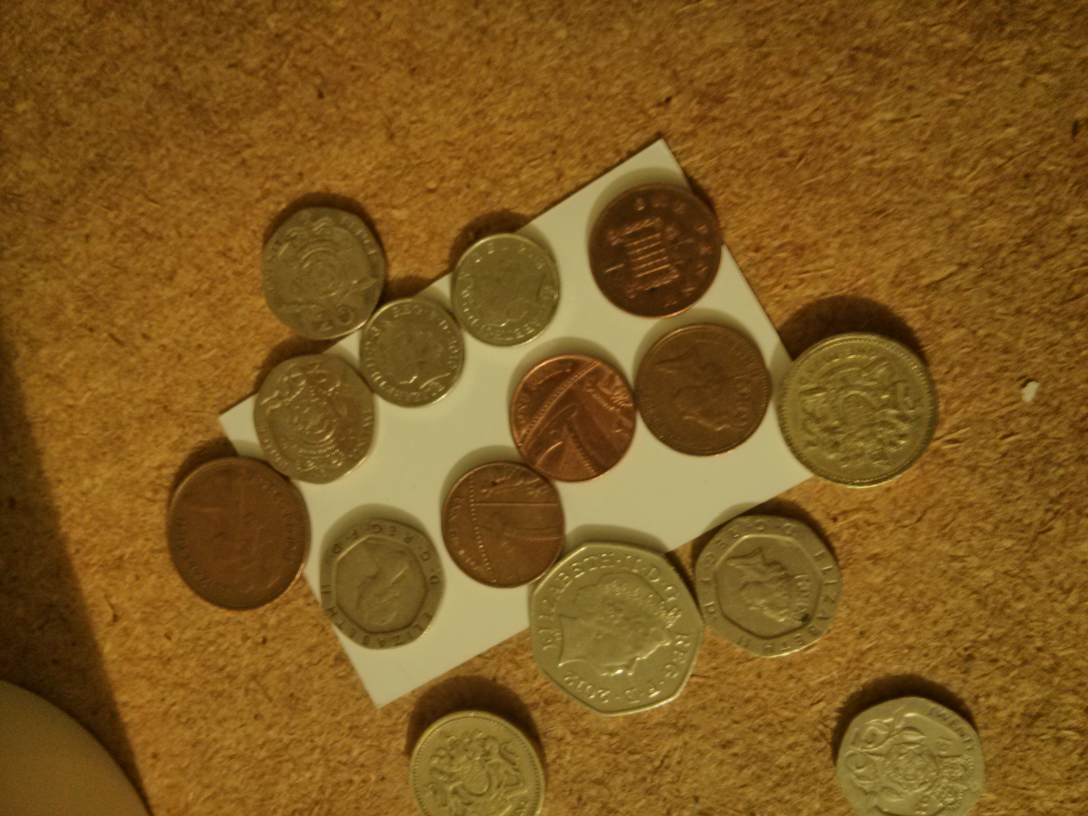
#> input picture data/IMG_20131010_185412.jpg, 3264 x 2448 px (shown at 1/3 size)
$ python -i detection.py   (imports and definitions only)   (older library calls are emulated)
#> lines starting #> are read from the running program, lines starting #| are printed output that depends on the picture
import numpy as np

from scipy.ndimage.filters import sobel, gaussian_filter

from skimage import filter, transform, feature
from skimage import img_as_float

from coins._hough import hough_circles


def compute_center_pdf(image, radius,
                       low_threshold, high_threshold,
                       gradient_sigma=0, confidence_sigma=0):
    """ Creates a map representing the probability that each point on an image
    is the center of a circle.
    """
    # detect edges
    edges = filter.canny(image, 0, low_threshold, high_threshold)

    # cdef cnp.ndarray[ndim=2, dtype=cnp.double_t] dxs, dys
    smoothed = gaussian_filter(image, gradient_sigma)
    normals = np.transpose(np.array([sobel(smoothed, 0),
                                     sobel(smoothed, 1)]), (1, 2, 0))

    # compute circle probability map
    center_pdf = hough_circles(img_as_float(edges), normals, radius, flip=True)

    # blur to account for lack of confidence in tangents
    # ideally this should be part of the hough transform and it should be
    # possible to specify angular and radial confidence seperately but doing so
    # is crazy slow
    center_pdf_smoothed = gaussian_filter(center_pdf, confidence_sigma)

    return center_pdf_smoothed


def detect_possible_circles(image):
    """
    """
    radius = 20  # TODO magic
    step = 1.1

    image = img_as_float(image)

    x_coords = []
    y_coords = []
    radii = []
    weights = []

    scaled_images = transform.pyramid_gaussian(image, downscale=step)
    for scaled_image in scaled_images:
        scale = scaled_image.shape[0] / image.shape[0]

        # don't bother searching for coins larger than the image
        if scaled_image.size < (2*radius)**2:
            break

        center_pdf = compute_center_pdf(scaled_image, radius, 0.2, 0.3, 0, 3)

        # TODO better way of detecting peeks (gmm or something
        # For some reason `peak_local_max` with `indices=True` returns an
        # array of vectors with the x and y axis swapped.
        # using `np.nonzero` and `indices=False` is a workaround.
        s_x_coords, s_y_coords = np.nonzero(
            feature.peak_local_max(center_pdf, indices=False)
        )
        s_weights = center_pdf[s_x_coords, s_y_coords]

        # Convert from scaled image to image coordinates
        # At some point it would be nice to detect peaks with subpixel accuracy
        # so also convert to floating point
        s_x_coords = s_x_coords.astype(np.float64) / scale
        s_y_coords = s_y_coords.astype(np.float64) / scale

        s_radii = np.repeat(radius/scale, s_weights.size)

        x_coords.append(s_x_coords)
        y_coords.append(s_y_coords)
        radii.append(s_radii)
        weights.append(s_weights)

    x_coords = np.concatenate(x_coords)
    y_coords = np.concatenate(y_coords)
    radii = np.concatenate(radii)
    weights = np.concatenate(weights)

    return x_coords, y_coords, radii, weights


def prune_overlapping(x_coords, y_coords, radii, weights, threshold=1):
    """ Remove coins overlapping other coins with higher weights
    """
    sorted_indices = weights.argsort()[::-1]

    selected_indices = []

    for i in sorted_indices:
        xi, yi, ri, wi = x_coords[i], y_coords[i], radii[i], weights[i]

        overlapping = False
        for s in selected_indices:
            xs, ys, rs = x_coords[s], y_coords[s], radii[s]

            if (xs - xi)**2 + (ys - yi)**2 < (threshold * max(ri, rs))**2:
                overlapping = True
                break

        if not overlapping:
            selected_indices.append(i)

    return np.array(selected_indices, dtype=np.int64)

>>> import cv2
>>> picture = cv2.imread('../data/IMG_20131010_185412.jpg', cv2.IMREAD_GRAYSCALE)
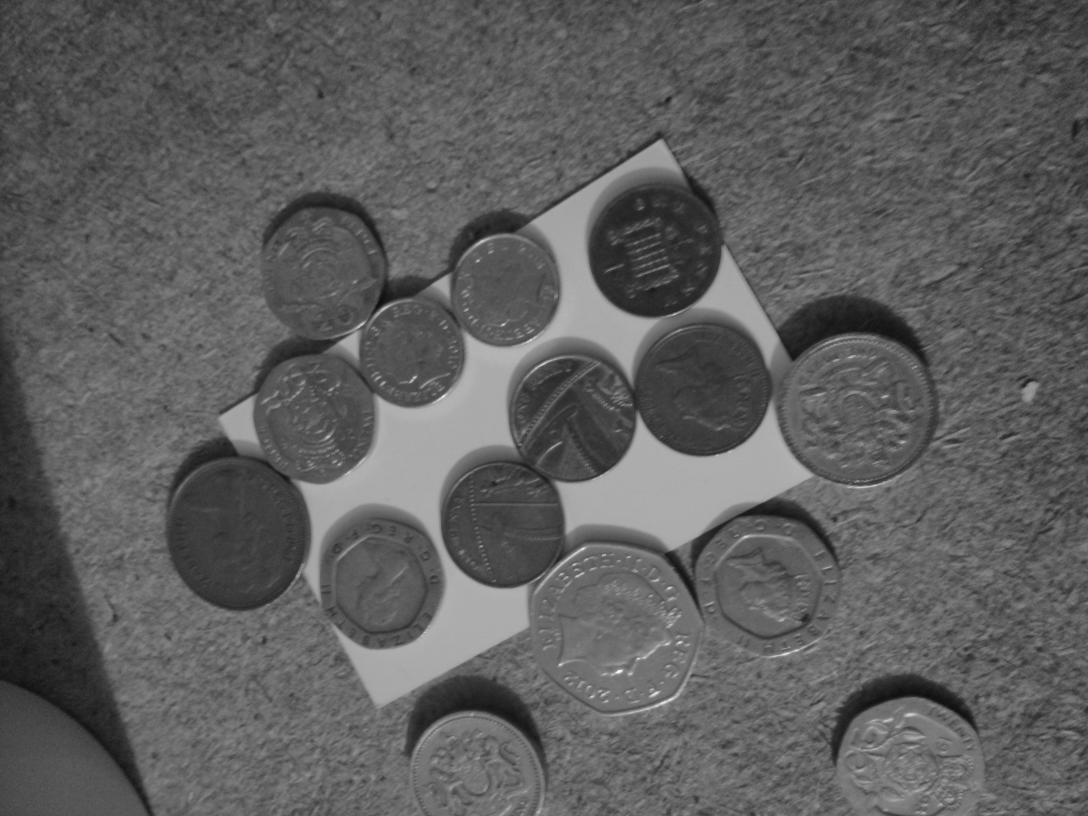
#> picture: shape (2448, 3264) (shown at 1/3 size); min 13, max 255, mean 94
>>> result = detect_possible_circles(picture)
#> the loop in detect_possible_circles, `for scaled_image in scaled_images:` made 1 pass
#> scale on pass 1: 1
#> pass 1, in compute_center_pdf, `edges = filter.canny(image, 0, low_threshold, high_threshold)`:
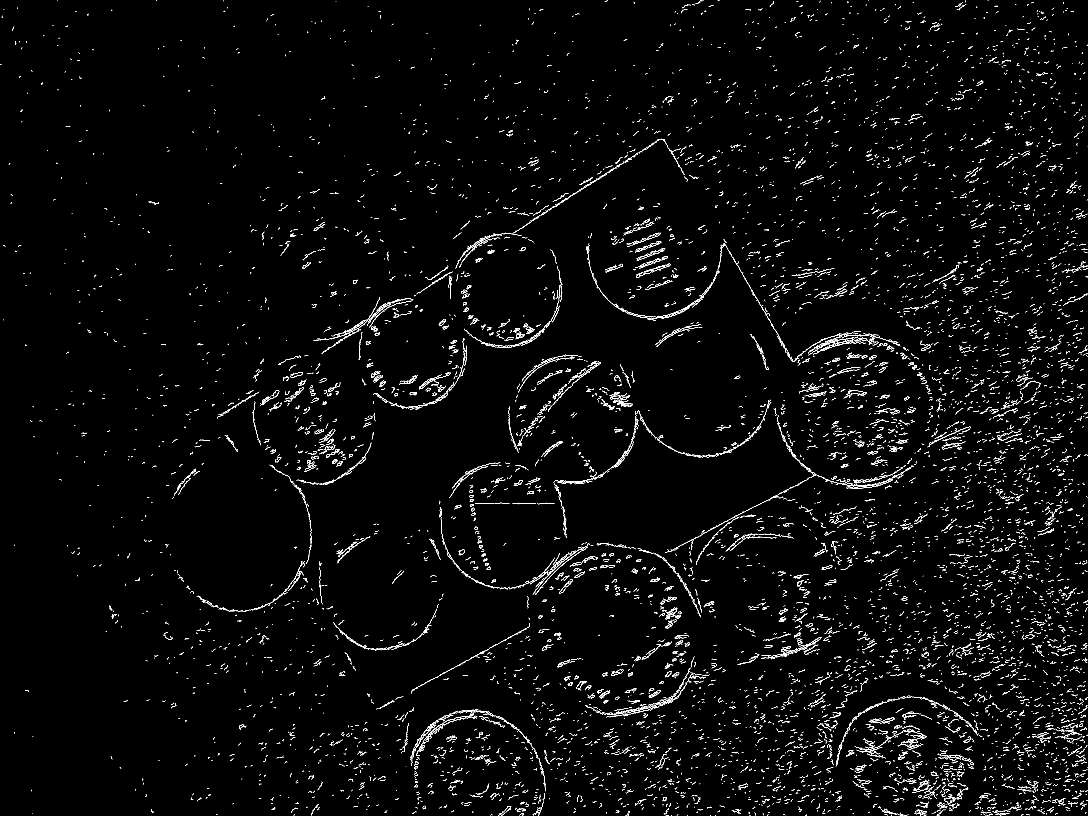
#> edges: shape (2448, 3264) bool (shown at 1/3 size); 1.7% white in thin lines or dots
#> after the loop in detect_possible_circles, `for scaled_image in scaled_images:`: radii = []
#> (the run stopped early here; a loop or call above may not have finished)

$ run again, on data/IMG_20131010_185626.jpg
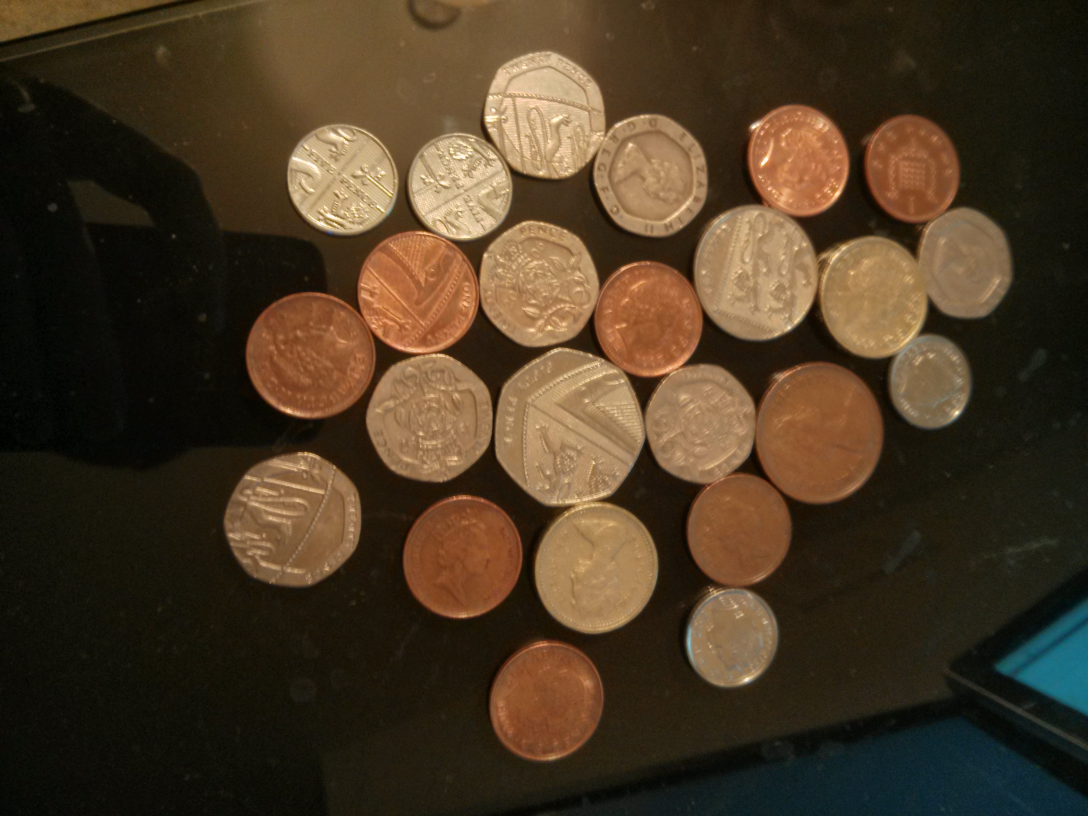
#> input picture data/IMG_20131010_185626.jpg, 3264 x 2448 px (shown at 1/3 size)
#> `picture = cv2.imread('../data/IMG_20131010_185412.jpg', cv2.IMREAD_GRA..`:
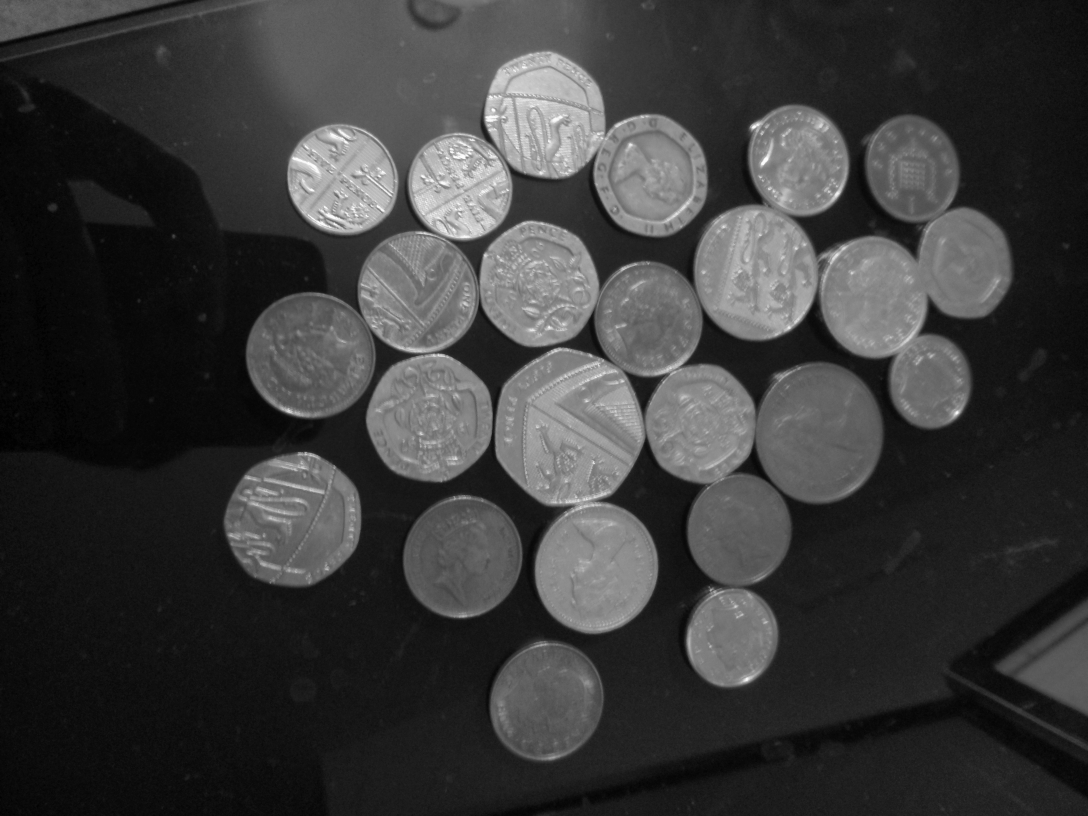
#> picture: shape (2448, 3264) (shown at 1/3 size); min 0, max 255, mean 59.2
#> the loop in detect_possible_circles, `for scaled_image in scaled_images:` made 1 pass
#> scale on pass 1: 1
#> pass 1, in compute_center_pdf, `edges = filter.canny(image, 0, low_threshold, high_threshold)`:
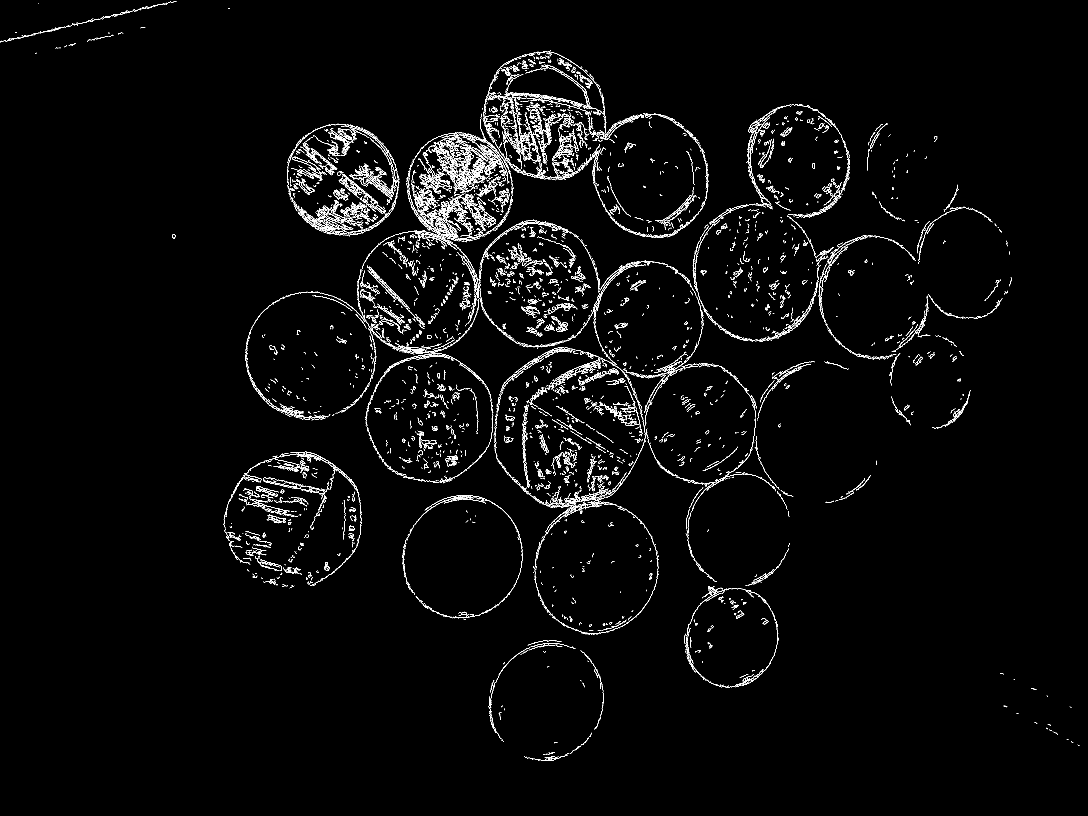
#> edges: shape (2448, 3264) bool (shown at 1/3 size); 1.7% white in thin lines or dots
#> after the loop in detect_possible_circles, `for scaled_image in scaled_images:`: radii = []
